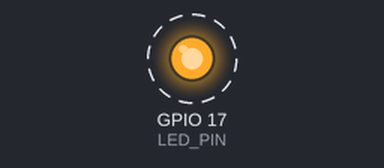
The program below on a simulated Raspberry Pi (BCM pin numbers). Parts: output pins drawn as LEDs (lit = HIGH). Dashed ring = blinking. What the program prints to the terminal is not drawn. At 20.0 s the program stops and its outputs stay as they are.

Above: at 0.5 s.
Timing chart, 0 to 4.6 s (numbered marks = the images above):
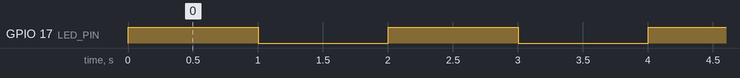

The program:

led_blink.py
```python
import RPi.GPIO as GPIO
import time

LED_PIN = 17
GPIO.setmode(GPIO.BCM) #GPIO.BCM or GPIO.BOARD
GPIO.setup(LED_PIN,GPIO.OUT) #GPIO.OUT or GPIO.IN

for i in range(10):
    GPIO.output(LED_PIN,GPIO.HIGH) #1,TRUE
    print("LED ON")
    time.sleep(1)
    GPIO.output(LED_PIN,GPIO.LOW) #0,FALSE
    print("LED OFF")
    time.sleep(1)

GPIO.cleanup() #GPIO 핀 상태 초기화 xls
```

Measured:
- by itself, GPIO 17 (LED_PIN): alternates HIGH for 1.0 s and LOW for 1.0 s, 20 changes in all, then stays LOW
